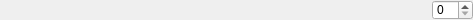
<ui version="4.0" >
 <class>prefNumberWidget</class>
 <widget class="QWidget" name="prefNumberWidget" >
  <property name="geometry" >
   <rect>
    <x>0</x>
    <y>0</y>
    <width>473</width>
    <height>20</height>
   </rect>
  </property>
  <property name="sizePolicy" >
   <sizepolicy>
    <hsizetype>7</hsizetype>
    <vsizetype>0</vsizetype>
    <horstretch>0</horstretch>
    <verstretch>0</verstretch>
   </sizepolicy>
  </property>
  <layout class="QHBoxLayout" >
   <property name="margin" >
    <number>0</number>
   </property>
   <property name="spacing" >
    <number>1</number>
   </property>
   <item>
    <widget class="QLabel" name="label" >
     <property name="sizePolicy" >
      <sizepolicy>
       <hsizetype>7</hsizetype>
       <vsizetype>5</vsizetype>
       <horstretch>0</horstretch>
       <verstretch>0</verstretch>
      </sizepolicy>
     </property>
     <property name="maximumSize" >
      <size>
       <width>16777215</width>
       <height>20</height>
      </size>
     </property>
    </widget>
   </item>
   <item>
    <spacer>
     <property name="orientation" >
      <enum>Qt::Horizontal</enum>
     </property>
     <property name="sizeHint" >
      <size>
       <width>40</width>
       <height>20</height>
      </size>
     </property>
    </spacer>
   </item>
   <item>
    <widget class="QSpinBox" name="spinBox" >
     <property name="maximumSize" >
      <size>
       <width>16777215</width>
       <height>20</height>
      </size>
     </property>
    </widget>
   </item>
  </layout>
 </widget>
 <resources/>
 <connections/>
</ui>
